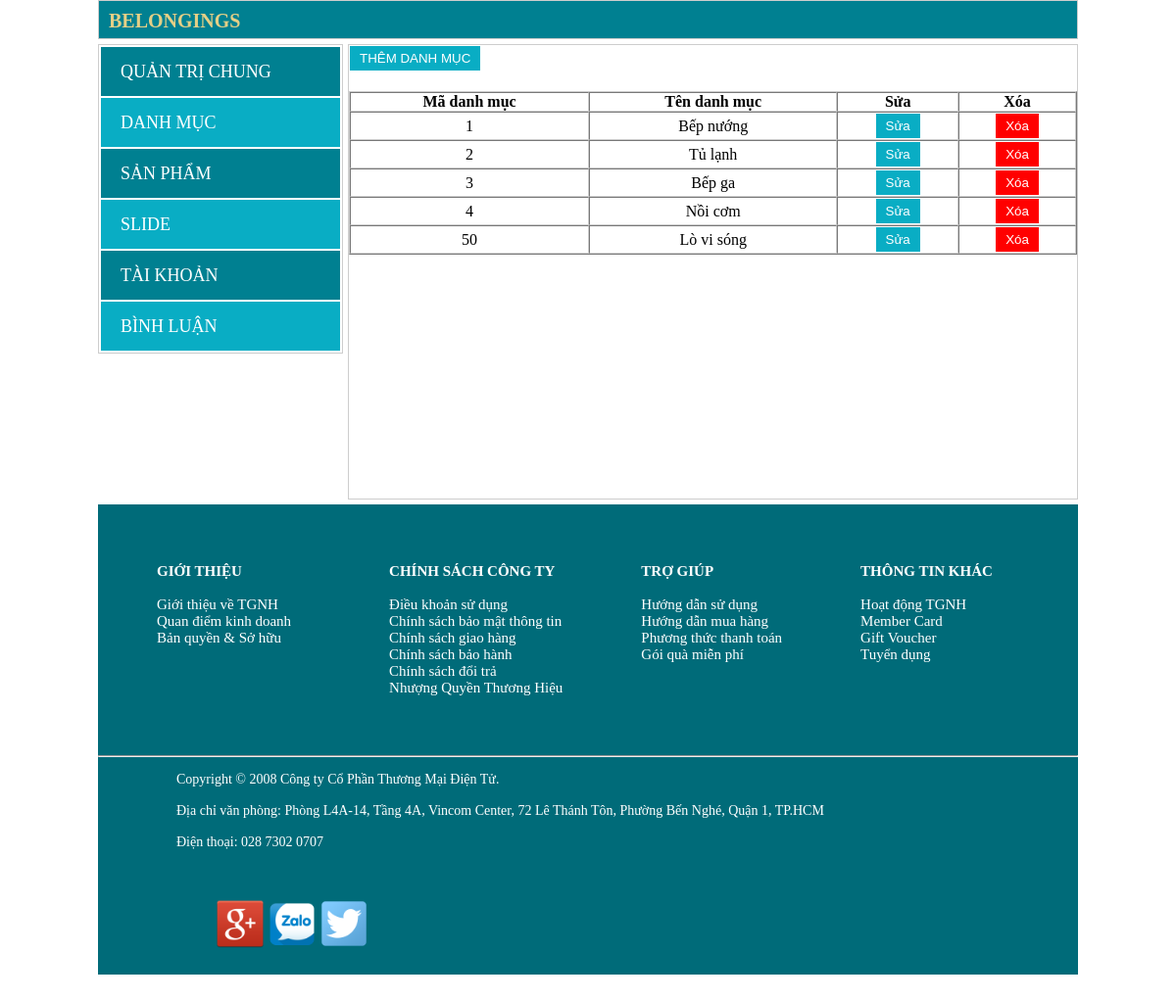
Page /Ass_duanmau/admin/danhmuc.php on the committed database.
### tables this page shows
CREATE TABLE `danhmuc` (
  `iddm` int(11) NOT NULL,
  `tendm` varchar(100) NOT NULL
);

### Ass_duanmau/admin/danhmuc.php (the view, shortened to what this page needs)
<!DOCTYPE html>
<html>
<head>
    <link rel="stylesheet" type="text/css" href="cs/trangchu.css">
</head>
<body>
    <div class="main">
    <div class="head-link">
        <ul>
            <b><a href="quantri.php">BELONGINGS</a></b>
        </ul>
    </div>
    <div class="left">
        <table>
            <tr style="background-color: #008091">
                <td><a href="quantri.php"> QUẢN TRỊ CHUNG </a></td>
            </tr>
            <tr style="background-color: #09adc4">
                <td><a href="danhmuc.php" > DANH MỤC </a></td>
            </tr>
            <tr style="background-color: #008091">
                <td><a href="sanpham.php" > SẢN PHẨM </a></td>
            </tr>
            <tr style="background-color: #09adc4">
                <td><a href="slide.php"> SLIDE </a></td>
            </tr>
            <tr style="background-color: #008091">
                <td><a href="taikhoan.php"> TÀI KHOẢN </a></td>
            </tr>
            <tr style="background-color: #09adc4">
                <td><a href="comment.php"> BÌNH LUẬN </a></td>
            </tr>
        </table>
    </div>
    <div class="content">
        <a href="themdm.php"><input type="submit" name="" value="THÊM DANH MỤC" style="border: 1px solid #fff; margin-bottom: 20px; background-color:  #09adc4;"></a>
    <table cellpadding="0" cellspacing="0" border="1" >
        <tr>
            <th>Mã danh mục</th>
            <th>Tên danh mục</th>
            <th>Sửa</th>
            <th>Xóa</th>
        </tr>
        <?php
        include 'db.php';
        $sql="select * from danhmuc";
        $kq=$conn->query($sql);
        foreach ($kq as $key => $value){
        ?>
        <tr>
            <td> <?php echo $value['iddm'] ?> </td>
            <td> <?php echo $value['tendm'] ?></td>
            <td> <a href="suadm.php?masua=<?php echo $value['iddm'] ?>"><input type="submit" value="Sửa" class="nutsx" style="border: 1px solid #fff; background-color:  #09adc4"></a> </td>
            <td><a href="xoadm.php?maxoa=<?php echo $value['iddm'] ?>" onclick="return confirm('Bạn có chắc muốn xóa')"> <input type="submit" value="Xóa" class="nutsx" style="border: 1px solid #fff; background-color: red;"></a> </td>
        </tr>
        <?php }
        ?>
    </table>
    </div>
        <div class="footer2">
        <div class="gioithieu" style="color: white">
            <b>GIỚI THIỆU</b><br><br>
            Giới thiệu về TGNH<br>
            Quan điểm kinh doanh<br>
            Bản quyền & Sở hữu
        </div>
        <div class="chinhsachcongty">
        <b>CHÍNH SÁCH CÔNG TY</b><br><br>
        Điều khoản sử dụng<br>
        Chính sách bảo mật thông tin<br>
        Chính sách giao hàng<br>
        Chính sách bảo hành<br>
        Chính sách đổi trả<br>
        Nhượng Quyền Thương Hiệu
        </div>
    <div class="trogiup">
        <b>TRỢ GIÚP</b><br><br>
        Hướng dẫn sử dụng <br>
        Hướng dẫn mua hàng<br>
        Phương thức thanh toán<br>
        Gói quà miễn phí
    </div>
    <div class="thongtinkhac">
        <b>THÔNG TIN KHÁC</b><br><br>
        Hoạt động TGNH<br>
        Member Card<br>
        Gift Voucher<br>
        Tuyển dụng
    </div>
    <hr style="clear: both;" />
    <div class="duoihr">
        Copyright © 2008 Công ty Cổ Phần Thương Mại Điện Tử.<br><br>
        Địa chỉ văn phòng: Phòng L4A-14, Tầng 4A, Vincom Center, 72 Lê Thánh Tôn, Phường Bến Nghé, Quận 1, TP.HCM<br><br>
        Điện thoại: 028 7302 0707
    </div>
    <div class="logomxh">
        <a href="#"><img src="images/Google.png" width="50px" height="50px"></a>
        <a href="#"><img src="images/zalo.png" width="50px" height="50px"></a>
        <a href="#"><img src="images/Twitter-PNG-HD-1.png" width="50px" height="50px"></a>
    </div>
    </div>
</div>
</body>
</html>

### Ass_duanmau/admin/cs/trangchu.css (style rules this page uses)
* { margin: 0; padding: 0; box-sizing: border-box; }
body { font-family: taoma; font-size: 12px; }
.main { width: 1000px; padding: 0; margin-left: auto; margin-right: auto; }
.head-link { width: 1000px; height: 40px; padding-left: 10px; padding-right: 10px; border: 1px solid #CDCDCD; background-color: #008091; margin-bottom:5px; clear: both; line-height: 40px; }
.head-link ul b a { color: #e5cf86; font-family: taoma; font-size: 20px; float: left; text-decoration: none; }
.left { width: 250px; border: 1px solid #CDCDCD; float:left; margin-bottom: 5px; }
.left table tr td { width: 250px; height: 50px; font-size: 18px; }
.left table tr td a { text-decoration: none; color: white; margin-left: 20px; }
.content { width: 745px; min-height: 465px; border: 1px solid #CDCDCD; float:left; margin-left: 5px; margin-bottom: 5px; }
.content table { text-align: center; width: 100%; font-size: 16px; border-color: #ccc; }
.content input { padding: 5px 10px; background-color: #CDAD00; color: #fff; }
.footer2 { width: 1000px;clear: both;background-color: #006b79;height: 480px; }
.gioithieu { padding: 60px 60px;float: left; font-size: 15px; }
.chinhsachcongty { float: left; color: white;padding: 60px 40px; font-size: 15px; }
.trogiup { float: left;color: white; padding: 60px 40px; font-size: 15px; }
.thongtinkhac { float: left;color: white;padding: 60px 40px; font-size: 15px; }
.duoihr { float: left;color: white; font-size: 14px; margin-top: 15px; padding: 0 80px; }
.logomxh { padding: 50px 120px;float: left; }

### rows in the picture
danhmuc: iddm "1", tendm "Bếp nướng"
danhmuc: iddm "2", tendm "Tủ lạnh"
danhmuc: iddm "3", tendm "Bếp ga"
danhmuc: iddm "4", tendm "Nồi cơm"
danhmuc: iddm "50", tendm "Lò vi sóng"
